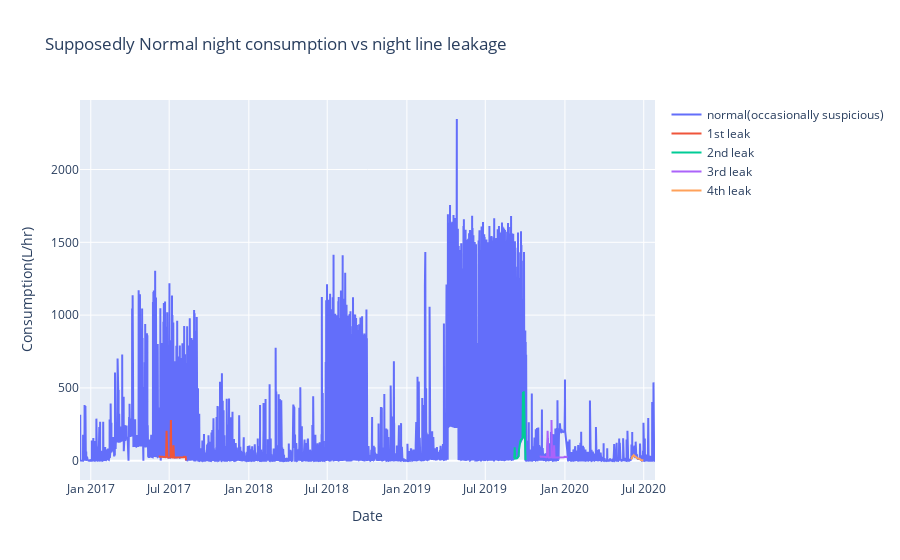

Notebook source saved alongside this figure:
### Code cell
import plotly.graph_objects as go

df4_leak1 = df_mod[df_mod["time"].isin(pd.date_range('2017-06-07', '2017-08-09'))]
df4_leak2 = df_mod[df_mod["time"].isin(pd.date_range('2019-09-06', '2019-10-02'))]
df4_leak3 = df_mod[df_mod["time"].isin(pd.date_range('2019-11-04', '2020-01-07'))]
df4_leak4 = df_mod[df_mod["time"].isin(pd.date_range('2020-06-02', '2020-06-30'))]
df4_leak = pd.concat([df4_leak1, df4_leak2, df4_leak3, df4_leak4])
fig = go.Figure()
fig.add_trace(go.Scatter(x= df_mod['time'], y=df_mod['cons'], mode = 'lines', name = 'normal(occasionally suspicious)'))
fig.add_trace(go.Scatter(x= df4_leak1['time'], y=df4_leak1['cons'], mode = 'lines', name = '1st leak'))
fig.add_trace(go.Scatter(x= df4_leak2['time'], y=df4_leak2['cons'], mode = 'lines', name = '2nd leak'))
fig.add_trace(go.Scatter(x= df4_leak3['time'], y=df4_leak1['cons'], mode = 'lines', name = '3rd leak'))
fig.add_trace(go.Scatter(x= df4_leak4['time'], y=df4_leak4['cons'], mode = 'lines', name = '4th leak'))

fig.update_layout(title='Supposedly Normal night consumption vs night line leakage',
                   xaxis_title='Date',
                   yaxis_title='Consumption(L/hr)')

fig.show()
